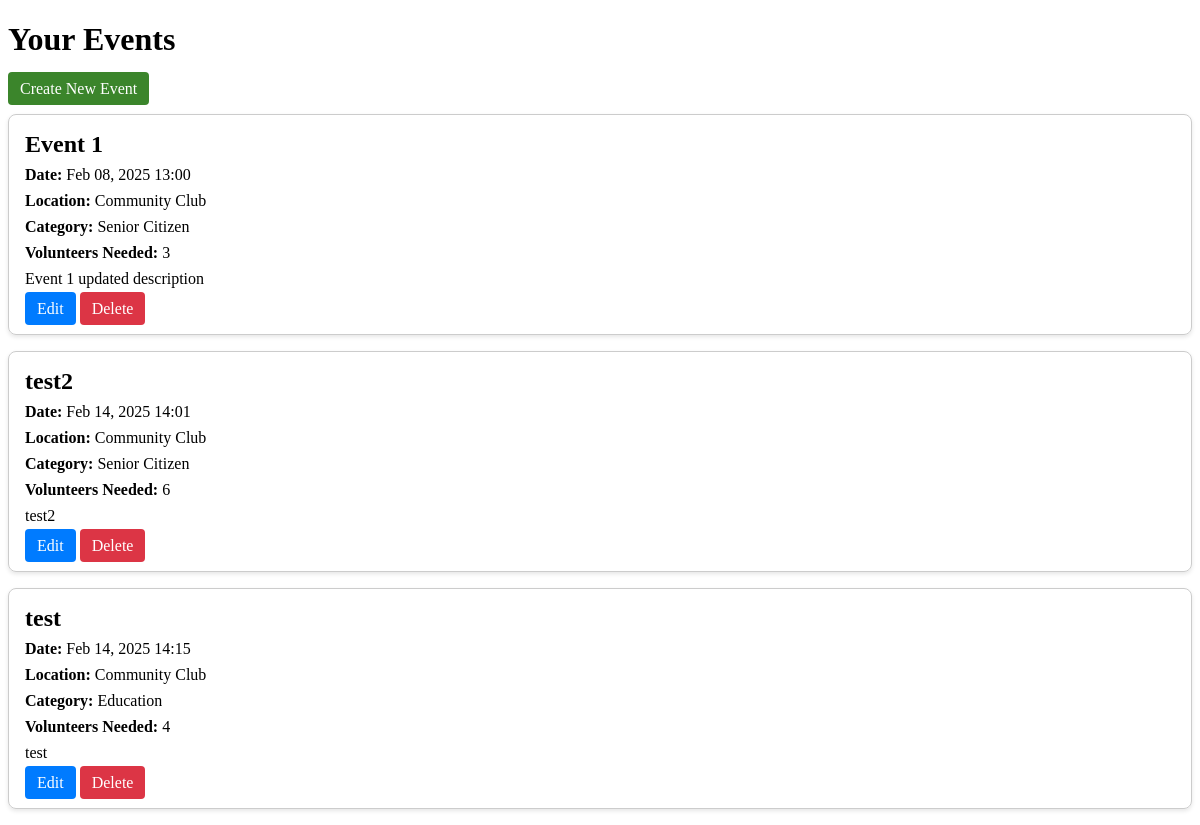
The app's page /events/dashboard/organisation/ (signed in), older data.
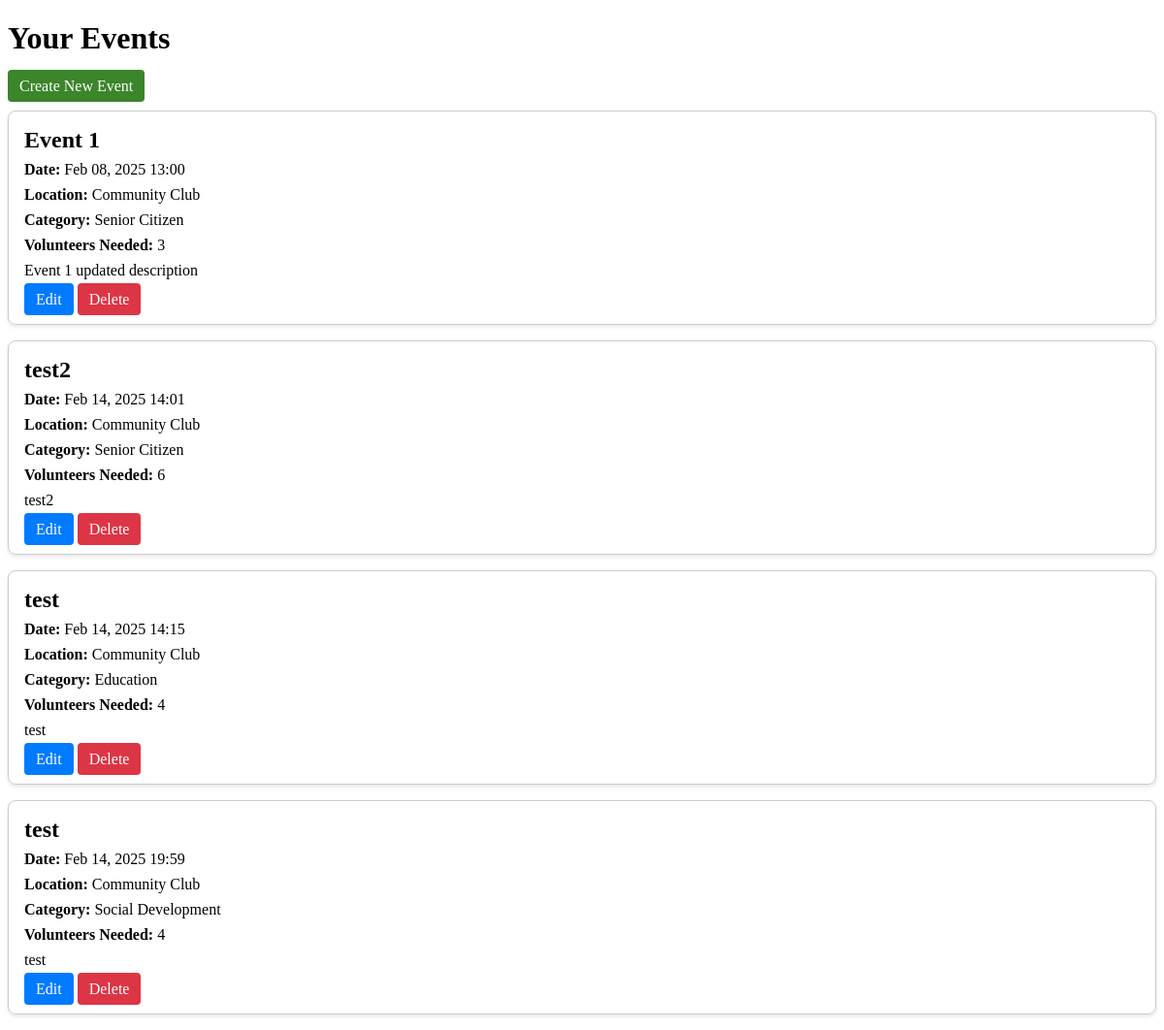
The same page, newer data.
### events/models.py (models this page shows, shortened)
class Event(models.Model):
    CATEGORY_CHOICES = [
        ('education', 'Education'),
        ('social', 'Social Development'),
        ('senior', 'Senior Citizen'),
    ]
    organisation = models.ForeignKey(settings.AUTH_USER_MODEL, on_delete=models.CASCADE)
    name = models.CharField(max_length=255)
    description = models.TextField()
    date = models.DateTimeField()
    location = models.CharField(max_length=255)
    volunteers_needed = models.PositiveIntegerField()
    roles_responsibilities = models.TextField()
    category = models.CharField(max_length=50, choices=CATEGORY_CHOICES, blank = False, default='education')

### events/views.py (the view)
# urls.py: path('dashboard/organisation/', views.organisation_dashboard, name='organisation_dashboard'),
@login_required
def organisation_dashboard(request):
    if request.user.user_type == 'organisation':
        events = Event.objects.filter(organisation=request.user)
        return render(request, 'events/organisation_dashboard.html', {'events': events})
    return redirect('home')

### events/templates/events/organisation_dashboard.html (shortened to what this page needs)
<!DOCTYPE html>
<html lang="en">
    <head>
    </head>
<body>
    <h1>Your Events</h1>
    <a href="{% url 'events:create_event' %}" class="btn">Create New Event</a>
    {% if events %}
        {% for event in events %}
            <div class="card">
                <h3>{{ event.name }}</h3>
                <p><strong>Date:</strong> {{ event.date|date:"M d, Y H:i" }}</p>
                <p><strong>Location:</strong> {{ event.location }}</p>
                <p><strong>Category:</strong> {{ event.get_category_display }}</p>
                <p><strong>Volunteers Needed:</strong> {{ event.volunteers_needed }}</p>
                <p>{{ event.description }}</p>
                <div class="card-buttons">
                    <a href="{% url 'events:edit_event' event.id %}" class="btn btn-edit">Edit</a>
                    <a href="{% url 'events:delete_event' event.id %}" class="btn btn-delete" onclick="return confirm('Are you sure you want to delete this event?');">Delete</a>
                </div>
            </div>
        {% endfor %}
    {% else %}
        <p>No events found. Create your first event!</p>
    {% endif %}
</body>
</html>

Row changes from the older to the newer data that the page shows:
added Event: name "test", date "Feb 14, 2025 19:59", location "Community Club", category "Social Development", volunteers_needed "4", description "test"
